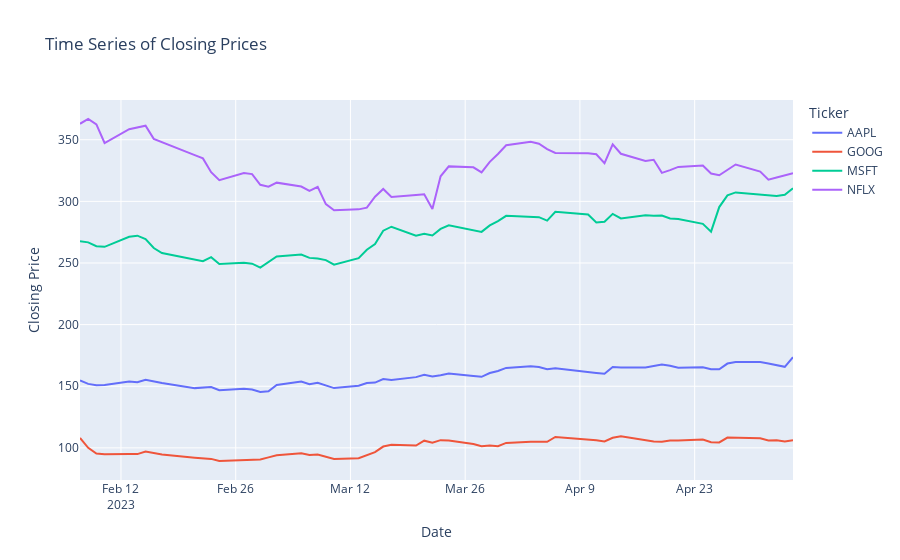

The code cell stored with this chart in its notebook:
### Code cell
# Create a subplot
fig = make_subplots(rows=1, cols=1)

# Add traces for each stock ticker
for col in pivot_data.columns:
    fig.add_trace(
        go.Scatter(x=pivot_data.index, y=pivot_data[col], name=col),
        row=1, col=1
    )

fig.update_layout(
    title_text='Time Series of Closing Prices',
    xaxis_title='Date',
    yaxis_title='Closing Price',
    legend_title='Ticker',
    showlegend=True
)

# fig.show()
